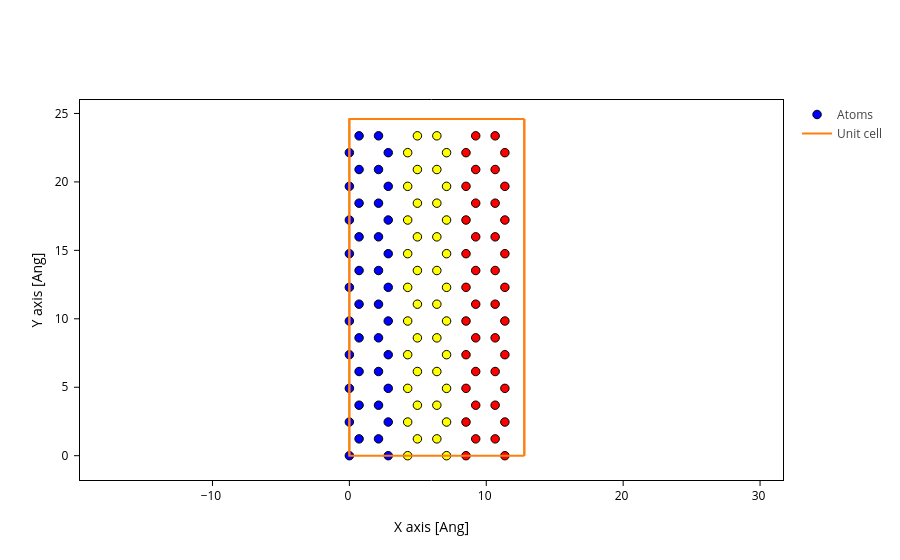

The cell this chart's notebook holds for it:
### Code cell
excess_atoms = np.delete(np.arange(tbtse.na), [tbtse.a_dev, tbtse.a_elec(0), tbtse.a_elec(1)])
style = [
    {'atoms':tbtse.a_dev, 'color':'yellow'},
    {'atoms':tbtse.a_elec(0), 'color':'blue'},
    {'atoms':tbtse.a_elec(1), 'color':'red'},
    {'atoms':excess_atoms, 'color':'black'},
]

tbtse.geometry.plot(axes='xy', atoms_style=style, backend='plotly')

### Figure 1 — Plotly figure (JSON) as saved in the notebook; plotly's stock layout.template omitted (floating-point values rounded to 4 significant figures)
{"data": [{"marker": {"color": ["blue", "blue", "blue", "blue", "blue", "blue", "blue", "blue", "blue", "blue", "blue", "blue", "blue", "blue", "blue", "blue", "blue", "blue", "blue", "blue", "blue", "blue", "blue", "blue", "blue", "blue", "blue", "blue", "blue", "blue", "blue", "blue", "blue", "blue", "blue", "blue", "blue", "blue", "blue", "blue", "yellow", "yellow", "yellow", "yellow", "yellow", "yellow", "yellow", "yellow", "yellow", "yellow", "yellow", "yellow", "yellow", "yellow", "yellow", "yellow", "yellow", "yellow", "yellow", "yellow", "yellow", "yellow", "yellow", "yellow", "yellow", "yellow", "yellow", "yellow", "yellow", "yellow", "yellow", "yellow", "yellow", "yellow", "yellow", "yellow", "yellow", "yellow", "yellow", "yellow", "red", "red", "red", "red", "red", "red", "red", "red", "red", "red", "red", "red", "red", "red", "red", "red", "red", "red", "red", "red", "red", "red", "red", "red", "red", "red", "red", "red", "red", "red", "red", "red", "red", "red", "red", "red", "red", "red", "red", "red"], "line": {"color": "black", "width": 1}, "opacity": 1, "size": 8.48}, "meta": {}, "mode": "markers", "name": "Atoms", "opacity": 1, "type": "scatter", "x": [0.0, 0.71, 2.13, 2.84, 0.0, 0.71, 2.13, 2.84, 0.0, 0.71, 2.13, 2.84, 0.0, 0.71, 2.13, 2.84, 0.0, 0.71, 2.13, 2.84, 0.0, 0.71, 2.13, 2.84, 0.0, 0.71, 2.13, 2.84, 0.0, 0.71, 2.13, 2.84, 0.0, 0.71, 2.13, 2.84, 0.0, 0.71, 2.13, 2.84, 4.26, 4.97, 6.39, 7.1, 4.26, 4.97, 6.39, 7.1, 4.26, 4.97, 6.39, 7.1, 4.26, 4.97, 6.39, 7.1, 4.26, 4.97, 6.39, 7.1, 4.26, 4.97, 6.39, 7.1, 4.26, 4.97, 6.39, 7.1, 4.26, 4.97, 6.39, 7.1, 4.26, 4.97, 6.39, 7.1, 4.26, 4.97, 6.39, 7.1, 8.52, 9.23, 10.65, 11.36, 8.52, 9.23, 10.65, 11.36, 8.52, 9.23, 10.65, 11.36, 8.52, 9.23, 10.65, 11.36, 8.52, 9.23, 10.65, 11.36, 8.52, 9.23, 10.65, 11.36, 8.52, 9.23, 10.65, 11.36, 8.52, 9.23, 10.65, 11.36, 8.52, 9.23, 10.65, 11.36, 8.52, 9.23, 10.65, 11.36], "y": [0.0, 1.23, 1.23, 0.0, 2.46, 3.689, 3.689, 2.46, 4.919, 6.149, 6.149, 4.919, 7.379, 8.608, 8.608, 7.379, 9.838, 11.07, 11.07, 9.838, 12.3, 13.53, 13.53, 12.3, 14.76, 15.99, 15.99, 14.76, 17.22, 18.45, 18.45, 17.22, 19.68, 20.91, 20.91, 19.68, 22.14, 23.37, 23.37, 22.14, 0.0, 1.23, 1.23, 0.0, 2.46, 3.689, 3.689, 2.46, 4.919, 6.149, 6.149, 4.919, 7.379, 8.608, 8.608, 7.379, 9.838, 11.07, 11.07, 9.838, 12.3, 13.53, 13.53, 12.3, 14.76, 15.99, 15.99, 14.76, 17.22, 18.45, 18.45, 17.22, 19.68, 20.91, 20.91, 19.68, 22.14, 23.37, 23.37, 22.14, 0.0, 1.23, 1.23, 0.0, 2.46, 3.689, 3.689, 2.46, 4.919, 6.149, 6.149, 4.919, 7.379, 8.608, 8.608, 7.379, 9.838, 11.07, 11.07, 9.838, 12.3, 13.53, 13.53, 12.3, 14.76, 15.99, 15.99, 14.76, 17.22, 18.45, 18.45, 17.22, 19.68, 20.91, 20.91, 19.68, 22.14, 23.37, 23.37, 22.14]}, {"meta": {}, "mode": "lines", "name": "Unit cell", "type": "scatter", "x": [0.0, 0.0, 12.78, 12.78, 0.0, 0.0, NaN, 0.0, 0.0, 0.0, 12.78, 12.78, 0.0, NaN, 12.78, 12.78, NaN, 12.78, 12.78], "y": [0.0, 24.6, 24.6, 24.6, 24.6, 24.6, NaN, 24.6, 0.0, 0.0, 0.0, 0.0, 0.0, NaN, 24.6, 0.0, NaN, 24.6, 0.0]}], "layout": {"scene": {"aspectmode": "data", "xaxis": {"title": {"text": "X axis [Ang]"}}, "yaxis": {"title": {"text": "Y axis [Ang]"}}}, "xaxis": {"scaleanchor": "y", "scaleratio": 1, "title": {"text": "X axis [Ang]"}}, "yaxis": {"title": {"text": "Y axis [Ang]"}}}}
